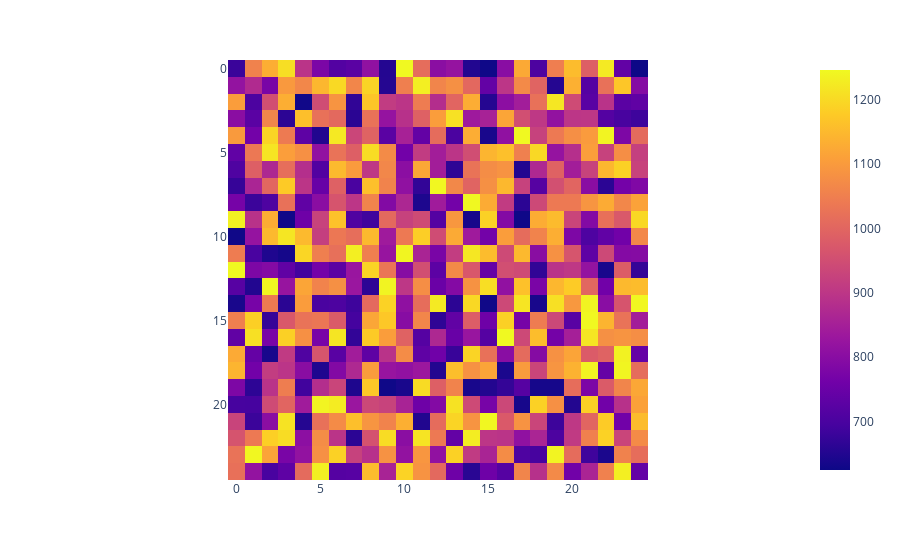

Notebook code cell kept with this figure:
### Code cell
b = np.random.randint(625,1250,size=(25,25))
px.imshow(b)

### Figure 1 — Plotly figure (JSON) as saved in the notebook; plotly's stock layout.template omitted (floating-point values rounded to 4 significant figures; data arrays with more than 128 entries replaced by an {"elided": "..."} marker saying what was removed)
{"data": [{"coloraxis": "coloraxis", "hovertemplate": "x: %{x}<br>y: %{y}<br>color: %{z}<extra></extra>", "name": "0", "type": "heatmap", "xaxis": "x", "yaxis": "y", "z": {"elided": "25x25 int values"}}], "layout": {"coloraxis": {"colorscale": [[0, "#0d0887"], [0.1111, "#46039f"], [0.2222, "#7201a8"], [0.3333, "#9c179e"], [0.4444, "#bd3786"], [0.5556, "#d8576b"], [0.6667, "#ed7953"], [0.7778, "#fb9f3a"], [0.8889, "#fdca26"], [1, "#f0f921"]]}, "margin": {"t": 60}, "xaxis": {"anchor": "y", "constrain": "domain", "domain": [0, 1], "scaleanchor": "y"}, "yaxis": {"anchor": "x", "autorange": "reversed", "constrain": "domain", "domain": [0, 1]}}}
